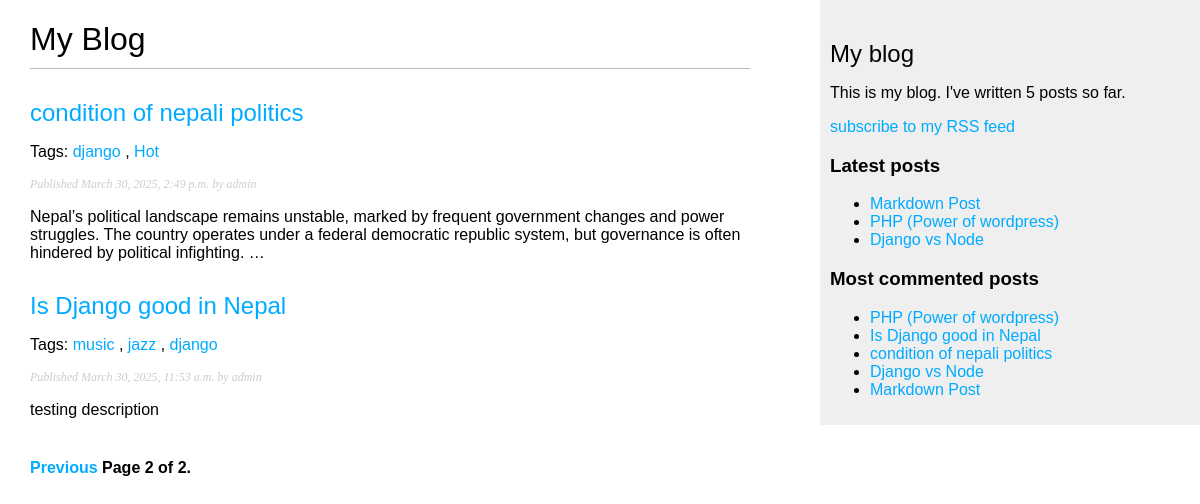
Screenshot of /blog/?page=2 with the database file from the repository.
### blog/models.py (models this page shows, shortened)
class Post(models.Model):
    class Status(models.TextChoices):
        DRAFT = 'df', 'Draft'
        PUBLISHED = 'pb', 'Published'
    title = models.CharField(max_length=250)
    slug = models.SlugField(max_length=250,unique_for_date = 'publish')
    author = models.ForeignKey(
        settings.AUTH_USER_MODEL,
        on_delete=models.CASCADE,
        related_name='blog_posts'
    )
    body = models.TextField()
    publish = models.DateTimeField(default=timezone.now)
    created = models.DateTimeField(auto_now_add=True)
    updated = models.DateTimeField(auto_now=True)
    status = models.CharField(
        max_length=2,
        choices = Status,
        default=Status.DRAFT
    )
    tags = TaggableManager()
    objects = models.Manager()
    published = PublishedManager()
    class Meta:
        ordering = ['-publish']
        indexes = [
            models.Index(fields=['-publish'])
        ]
    def get_absolute_url(self):
        return reverse(
            'blog:post_detail',
            args=[
                self.publish.year,
                self.publish.month,
                self.publish.day,
                self.slug
            ]
        )

### blog/views.py (the view)
# urls.py: path('',views.post_list,name='post_list'),
def post_list(request,tag_slug=None):
    post_list = Post.published.all()
    tag = None
    if tag_slug:
        tag = get_object_or_404(Tag,slug = tag_slug)
        post_list = post_list.filter(tags__in=[tag])
    paginator = Paginator(post_list,3)
    page_number = request.GET.get('page',1)
    posts = paginator.get_page(page_number)
    return render(request, 'blog/post/list.html', {'posts': posts,'tag':tag})

### blog/models.py (called while the page is built)
    def get_queryset(self):
        return super().get_queryset().filter(status = Post.Status.PUBLISHED)

### blog/templatetags/blog_tags.py (called while the page is built)
@register.simple_tag
def total_posts():
    return Post.published.count()

@register.inclusion_tag('blog/post/latest_posts.html')
def show_latest_posts(count=5):
    latest_posts = Post.published.order_by('-publish')[:count]
    return {'latest_posts': latest_posts}

@register.simple_tag
def get_most_commented_posts(count=5):
    return Post.published.annotate(
        total_comments = Count('comments')
    ).order_by('-total_comments')[:count]

@register.filter(name='markdown')
def markdown_format(text):
    return mark_safe(markdown.markdown(text))

### blog/templates/blog/post/list.html (shortened to what this page needs)
{% extends "blog/base.html" %}
{% load blog_tags %}
{% block content %}
  <h1>My Blog</h1>
  {% for post in posts %}
    <h2>
      <a href="{{ post.get_absolute_url}}">
        {{ post.title }}
      </a>
    </h2>
    <p class="tags">
      Tags:
      {% for tag in post.tags.all %}
        <a href="{% url 'blog:post_list_by_tag' tag.slug %}">
          {{ tag.name }}
        </a>{% if not forloop.last %}, {% endif %}
      {% endfor %}
    </p>
    <p class="date">
      Published {{ post.publish }} by {{ post.author }}
    </p>
    {{ post.body|markdown|truncatewords:30|linebreaks }}
  {% endfor %}
  {% include "pagination.html" with page=posts %}
{% endblock %}

### blog/templates/blog/base.html (shortened to what this page needs)
{% load blog_tags %}
{% load static %}
<!DOCTYPE html>
<html>
<head>
  <link href="{% static 'css/blog.css' %}" rel="stylesheet">
</head>
<body>
  <div id="content">
    {% block content %}
    {% endblock %}
  </div>
  <div id="sidebar">
    <h2>My blog</h2>
    <p>
      This is my blog.
      I've written {% total_posts %} posts so far.
    </p>
    <p>
      <a href="{% url 'blog:post_feed' %}">
        subscribe to my RSS feed
      </a>
    </p>
    <h3>Latest posts</h3>
    {% show_latest_posts 3 %}
    <h3>Most commented posts</h3>
    {% get_most_commented_posts as most_commented_posts %}
    <ul>
      {% for post in most_commented_posts %}
      <li>
        <a href="{{post.get_absolute_url}}">{{post.title}}</a>
      </li>
      {% endfor %}
    </ul>
  </div>
</body>
</html>

### blog/templates/blog/post/latest_posts.html
<ul>
    {% for post in latest_posts %}
    <li>
        <a href="{{post.get_absolute_url}}">{{post.title}}</a>
    </li>
    {% endfor %}
</ul>

### blog/static/css/blog.css (style rules this page uses)
body { margin: 0; padding: 0; font-family: Arial, Helvetica, sans-serif; }
a { color: #00abff; text-decoration: none; }
h1 { font-weight: normal; border-bottom: 1px solid #bbb; padding: 0 0 10px 0; }
h2 { font-weight: normal; margin: 30px 0 0; }
#content { float: left; width: 60%; padding: 0 0 0 30px; }
#sidebar { float: right; width: 30%; padding: 10px; background: #efefef; height: 100%; }
p.date { color: #ccc; font-family: georgia, serif; font-size: 12px; font-style: italic; }

### rows the page displays
Post: title "condition of nepali politics", publish "March 30, 2025, 2:49 p.m.", author "admin", body "Nepal’s political landscape remains unstable, marked by frequent government changes and power struggles. The country operates under a federal democratic republic system, but governance is often hindered by political infighting. …"
Tag: name "django"
Tag: name "Hot"
Post: title "Is Django good in Nepal", publish "March 30, 2025, 11:53 a.m.", author "admin", body "testing description"
Tag: name "music"
Tag: name "jazz"
Post: title "Markdown Post"
Post: title "PHP (Power of wordpress)"
Post: title "Django vs Node"

### other values shown
{{ page.number }} "2"
{{ page.paginator.num_pages }} "2"
